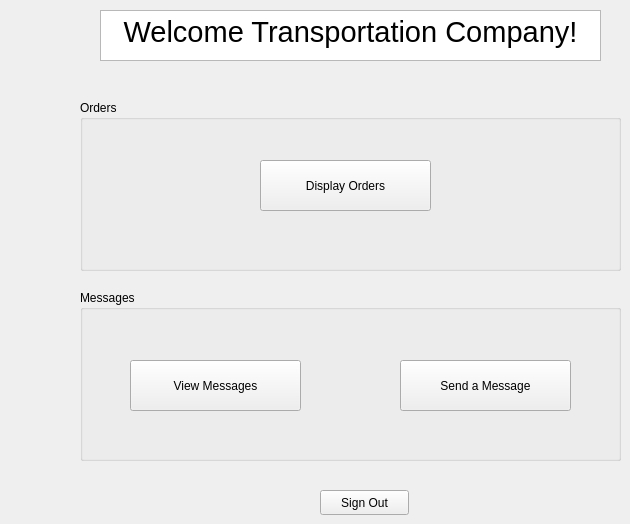
    <widget class="QWidget" name="transportProfile">
     <widget class="QTextBrowser" name="textBrowser_6">
      <property name="geometry">
       <rect>
        <x>100</x>
        <y>10</y>
        <width>501</width>
        <height>51</height>
       </rect>
      </property>
      <property name="html">
       <string>&lt;!DOCTYPE HTML PUBLIC &quot;-//W3C//DTD HTML 4.0//EN&quot; &quot;http://www.w3.org/TR/REC-html40/strict.dtd&quot;&gt;
&lt;html&gt;&lt;head&gt;&lt;meta name=&quot;qrichtext&quot; content=&quot;1&quot; /&gt;&lt;meta charset=&quot;utf-8&quot; /&gt;&lt;style type=&quot;text/css&quot;&gt;
p, li { white-space: pre-wrap; }
&lt;/style&gt;&lt;/head&gt;&lt;body style=&quot; font-family:'Ubuntu'; font-size:11pt; font-weight:400; font-style:normal;&quot;&gt;
&lt;p align=&quot;center&quot; style=&quot; margin-top:0px; margin-bottom:0px; margin-left:0px; margin-right:0px; -qt-block-indent:0; text-indent:0px;&quot;&gt;&lt;span style=&quot; font-size:22pt;&quot;&gt;Welcome Transportation Company!&lt;/span&gt;&lt;/p&gt;&lt;/body&gt;&lt;/html&gt;</string>
      </property>
     </widget>
     <widget class="QGroupBox" name="groupBox_5">
      <property name="geometry">
       <rect>
        <x>80</x>
        <y>290</y>
        <width>541</width>
        <height>171</height>
       </rect>
      </property>
      <property name="title">
       <string>Messages</string>
      </property>
      <widget class="QPushButton" name="transportProfileSendMsg">
       <property name="geometry">
        <rect>
         <x>320</x>
         <y>70</y>
         <width>171</width>
         <height>51</height>
        </rect>
       </property>
       <property name="text">
        <string>Send a Message</string>
       </property>
      </widget>
      <widget class="QPushButton" name="transportProfileViewMsg">
       <property name="geometry">
        <rect>
         <x>50</x>
         <y>70</y>
         <width>171</width>
         <height>51</height>
        </rect>
       </property>
       <property name="text">
        <string>View Messages</string>
       </property>
      </widget>
     </widget>
     <widget class="QPushButton" name="transportProfileSIgnOut">
      <property name="geometry">
       <rect>
        <x>320</x>
        <y>490</y>
        <width>89</width>
        <height>25</height>
       </rect>
      </property>
      <property name="text">
       <string>Sign Out</string>
      </property>
     </widget>
     <widget class="QGroupBox" name="groupBox_6">
      <property name="geometry">
       <rect>
        <x>80</x>
        <y>100</y>
        <width>541</width>
        <height>171</height>
       </rect>
      </property>
      <property name="title">
       <string>Orders</string>
      </property>
      <widget class="QPushButton" name="transportProfileDisplayOrders">
       <property name="geometry">
        <rect>
         <x>180</x>
         <y>60</y>
         <width>171</width>
         <height>51</height>
        </rect>
       </property>
       <property name="text">
        <string>Display Orders</string>
       </property>
      </widget>
     </widget>
    </widget>
